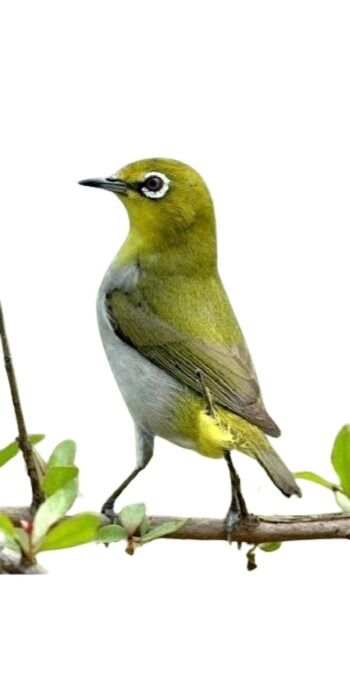
#> input picture test/test_1.jpg, 350 x 700 px; its folder holds only this picture in this run
$ python -i features.py   (imports and definitions only)
#> lines starting #> are read from the running program, lines starting #| are printed output that depends on the picture; after the words box and inside, x2 and y2 are one past the last pixel; in counts of white or black regions, pixels touching at a corner belong together
#> further down, picture is the input picture: shape (700, 350, 3); mean B, G, R 213.3, 227.3, 226.7
import os
import cv2
import numpy as np

# Trích xuất đặc trưng màu sắc và hình dạng
def extract_features(image):
    color_feature = extract_color_features(image)
    shape_feature = extract_shape_features(image)
    # Kết hợp các đặc trưng lại thành một vector đặc trưng
    features = np.concatenate((color_feature, shape_feature))
    return features

# Trích xuất đặc trưng màu sắc
def extract_color_features(image):
    # Chuyển đổi ảnh từ RGB sang HSV
    hsv_image = cv2.cvtColor(image, cv2.COLOR_BGR2HSV)
#> hsv_image: shape (700, 350, 3); mean H, S, V 10.9, 28.5, 228.1
    # Tạo histogram màu sắc theo các kênh Hue, Saturation và Value
    hist = cv2.calcHist(
        [hsv_image], [0, 1, 2], None, [12, 12, 3], [0, 180, 0, 256, 0, 256]
    )
    # Chuẩn hóa histogram (tính xác suất xuất hiện của mỗi giá trị màu)
    hist = cv2.normalize(hist, hist).flatten()
#> hist = 432 values, max 0.997 at index 2, min 0 at index 20, mean 0.00327
#> in extract_features, `color_feature = extract_color_features(image)`: color_feature has the same summary as hist in extract_color_features
    #print(hist)
    #print("+++++++++")
    return hist

# Trích xuất đặc trưng hình dạng
def extract_shape_features(image):
    # Chuyển đổi ảnh sang ảnh xám
    gray_image = cv2.cvtColor(image, cv2.COLOR_BGR2GRAY)
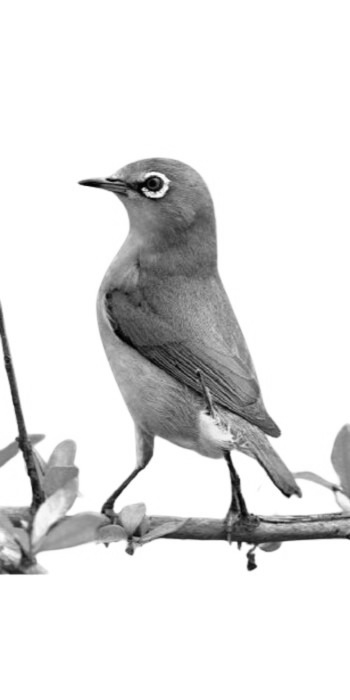
#> gray_image: shape (700, 350); min 0, max 255, mean 225.6
    # Phát hiện biên cạnh bằng phương pháp Canny
    edges = cv2.Canny(gray_image, 100, 200)
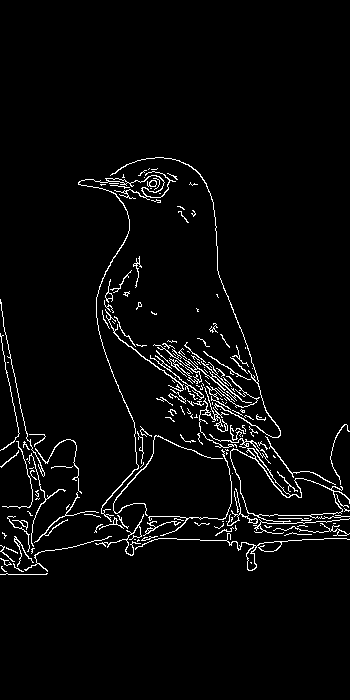
#> edges: shape (700, 350); 3.5% white in thin lines or dots, all inside (x1, y1, x2, y2) = (0, 157, 350, 575)

    # Tính toán số lượng điểm ảnh biên cạnh
    num_edges = np.sum(edges)
#> num_edges = 2198610

    # Tìm các đường viền (contours)
    contours, _ = cv2.findContours(edges, cv2.RETR_EXTERNAL, cv2.CHAIN_APPROX_SIMPLE)
#> contours = 176 contours, 148 with area under 20; largest, box (x1, y1, x2, y2) and area: (230, 448, 350, 534) 3780, (78, 171, 176, 522) 214, (135, 533, 350, 571) 197, (153, 344, 252, 403) 132, (110, 157, 281, 438) 100

    # Tính toán tổng diện tích của các đường viền
    contour_area = np.sum([cv2.contourArea(c) for c in contours])
#> contour_area = 5860.5

    # Tính toán số lượng đường viền
    num_contours = len(contours)
#> num_contours = 176

    # Tỷ lệ phần trăm các điểm ảnh biên cạnh so với tổng số điểm ảnh
    edge_density = num_edges / (image.shape[0] * image.shape[1])
#> edge_density = 8.97

    # Kết hợp các đặc trưng hình dạng vào một mảng 1 chiều
    shape_feature = np.array([num_edges, contour_area, num_contours, edge_density])
#> shape_feature = [2198610, 5860.5, 176, 8.97]

    #print(shape_feature)
    #print("---------")
    return shape_feature

# Đường dẫn tới thư mục chứa ảnh
folder_path = "static/data_new"

# Tạo một danh sách để lưu trữ các đặc trưng của tất cả các ảnh
all_features = []
all_labels = []

# Lặp qua tất cả các folder con trong thư mục chính
# [16 lines not run here, left out]

# Chuyển danh sách các nhãn thành mảng numpy
all_labels = np.array(all_labels)

# Lưu mảng đặc trưng vào file "features.npy"
# [3 lines not run here, left out]

>>> import cv2
>>> picture = cv2.imread('test/test_1.jpg')
>>> result = extract_features(picture)
#> in extract_features, `features = np.concatenate((color_feature, shape_feature))`: features = 436 values, max 2198610 at index 432, min 0 at index 20, mean 5056.6
#> result has the same summary as features in extract_features

$ run again, on test/test_10.jpg
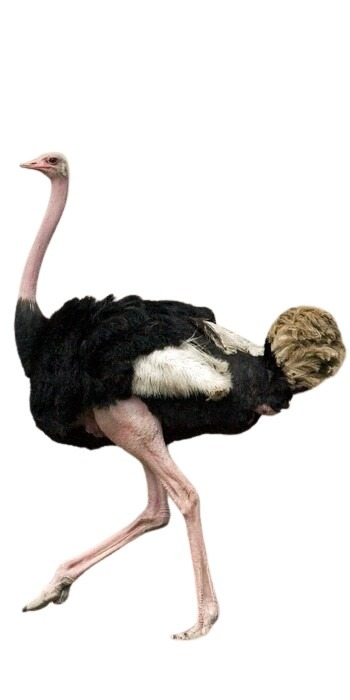
#> input picture test/test_10.jpg, 350 x 700 px
#> picture is the input picture: shape (700, 350, 3); mean B, G, R 219, 220.7, 222.9
#> hsv_image: shape (700, 350, 3); mean H, S, V 9.6, 12, 223.1
#> hist = 432 values, max 0.999 at index 2, min 0 at index 17, mean 0.00304
#> color_feature has the same summary as hist in extract_color_features
#> in extract_shape_features, `gray_image = cv2.cvtColor(image, cv2.COLOR_BGR2GRAY)`:
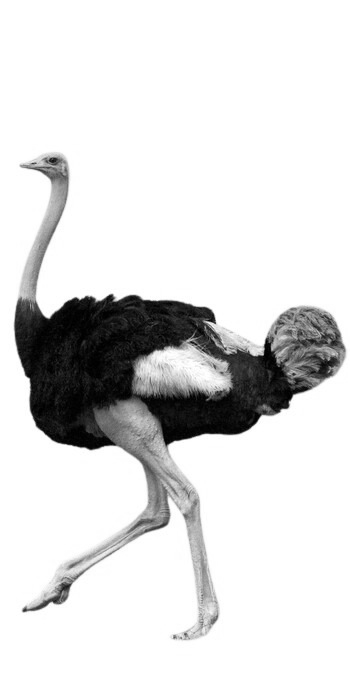
#> gray_image: shape (700, 350); min 0, max 255, mean 221.2
#> in extract_shape_features, `edges = cv2.Canny(gray_image, 100, 200)`:
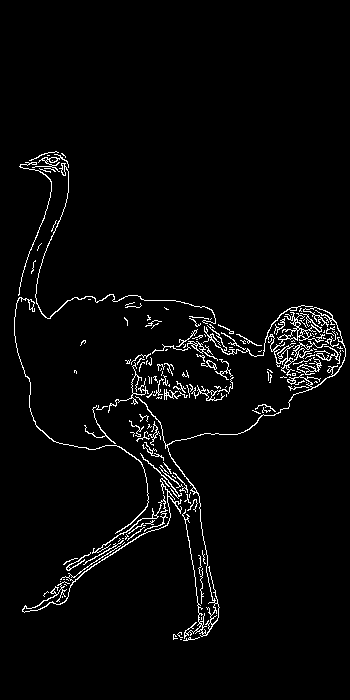
#> edges: shape (700, 350); 3.1% white in thin lines or dots, all inside (x1, y1, x2, y2) = (14, 151, 346, 641)
#> num_edges = 1929585
#> contours = 168 contours, 147 with area under 20; largest, box (x1, y1, x2, y2) and area: (135, 307, 346, 639) 424, (203, 305, 327, 376) 268, (277, 312, 325, 344) 260, (22, 478, 182, 613) 150, (14, 297, 149, 534) 112
#> contour_area = 2439
#> num_contours = 168
#> edge_density = 7.88
#> in extract_shape_features, `shape_feature = np.array([num_edges, contour_area, num_contours, edge_..`: shape_feature = [1929585, 2439, 168, 7.88]
#> features = 436 values, max 1929585 at index 432, min 0 at index 17, mean 4431.7
#> result has the same summary as features in extract_features

$ run again, on test/test_4.jpg
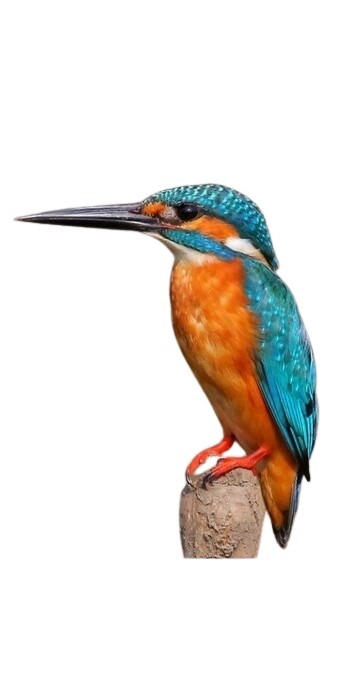
#> input picture test/test_4.jpg, 350 x 700 px
#> picture is the input picture: shape (700, 350, 3); mean B, G, R 224.4, 228.5, 232.4
#> hsv_image: shape (700, 350, 3); mean H, S, V 10.3, 27.9, 237.3
#> hist = 432 values, max 0.999 at index 2, min 0 at index 80, mean 0.00293
#> color_feature has the same summary as hist in extract_color_features
#> in extract_shape_features, `gray_image = cv2.cvtColor(image, cv2.COLOR_BGR2GRAY)`:
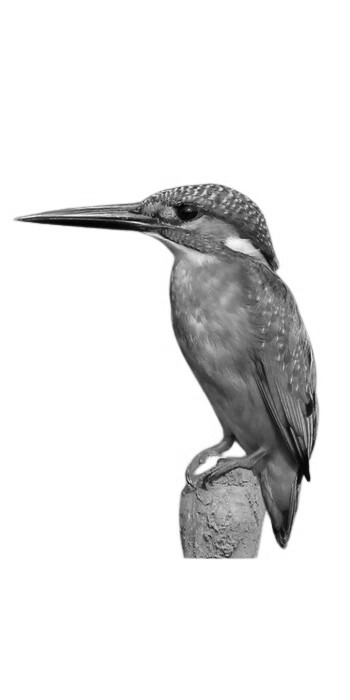
#> gray_image: shape (700, 350); min 0, max 255, mean 229.2
#> in extract_shape_features, `edges = cv2.Canny(gray_image, 100, 200)`:
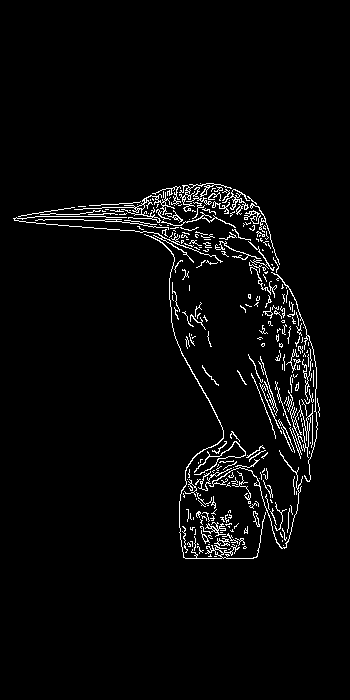
#> edges: shape (700, 350); 3.4% white in thin lines or dots, all inside (x1, y1, x2, y2) = (13, 183, 320, 559)
#> num_edges = 2121090
#> contours = 288 contours, 260 with area under 20; largest, box (x1, y1, x2, y2) and area: (144, 234, 266, 559) 162, (74, 192, 175, 223) 131, (222, 189, 250, 210) 110, (179, 183, 232, 212) 91, (290, 400, 313, 458) 76
#> contour_area = 1930.5
#> num_contours = 288
#> edge_density = 8.66
#> in extract_shape_features, `shape_feature = np.array([num_edges, contour_area, num_contours, edge_..`: shape_feature = [2121090, 1930.5, 288, 8.66]
#> features = 436 values, max 2121090 at index 432, min 0 at index 80, mean 4870
#> result has the same summary as features in extract_features

$ run again, on test/test_5.jpg
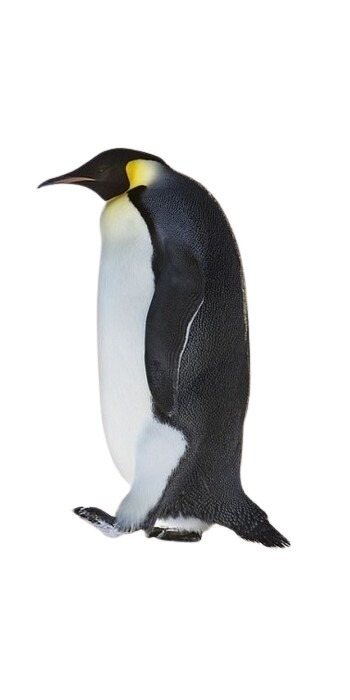
#> input picture test/test_5.jpg, 350 x 700 px
#> picture is the input picture: shape (700, 350, 3); mean B, G, R 222, 221.7, 221.4
#> hsv_image: shape (700, 350, 3); mean H, S, V 21.8, 5.5, 222.7
#> hist = 432 values, max 0.997 at index 2, min 0 at index 8, mean 0.00301
#> color_feature has the same summary as hist in extract_color_features
#> in extract_shape_features, `edges = cv2.Canny(gray_image, 100, 200)`:
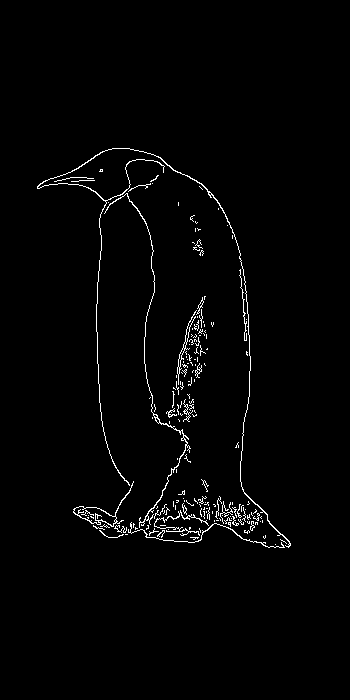
#> edges: shape (700, 350); 1.7% white in thin lines or dots, all inside (x1, y1, x2, y2) = (37, 148, 291, 548)
#> num_edges = 1076610
#> contours = 170 contours, 161 with area under 20; largest, box (x1, y1, x2, y2) and area: (73, 481, 134, 527) 498, (37, 148, 291, 548) 186, (104, 193, 191, 528) 144, (177, 310, 197, 385) 78, (154, 510, 209, 536) 42
#> contour_area = 1275
#> num_contours = 170
#> edge_density = 4.39
#> in extract_shape_features, `shape_feature = np.array([num_edges, contour_area, num_contours, edge_..`: shape_feature = [1076610, 1275, 170, 4.39]
#> features = 436 values, max 1076610 at index 432, min 0 at index 8, mean 2472.6
#> result has the same summary as features in extract_features
